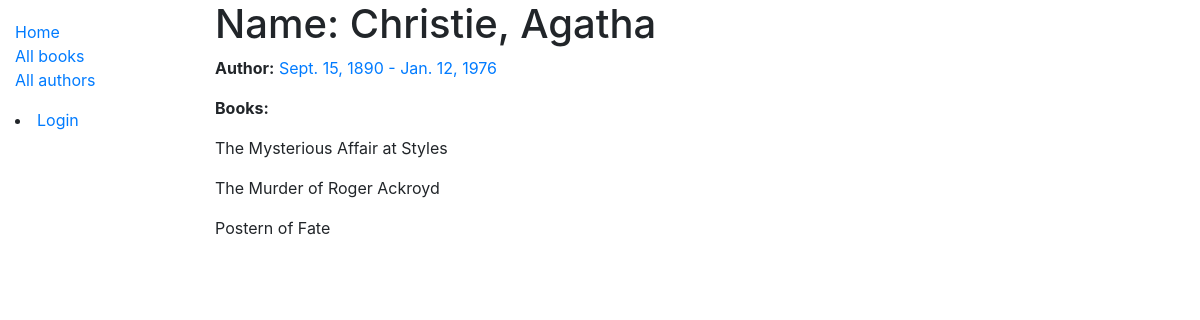
The app's page /catalog/author/1 with its own data.
### catalog/models.py (models this page shows, shortened)
class Author(models.Model):
    first_name = models.CharField(max_length=100)
    last_name = models.CharField(max_length=100)
    date_of_birth = models.DateField(null=True, blank=True)
    date_of_death = models.DateField('Died', null=True, blank=True)
    class Meta:
        ordering = ['last_name', 'first_name']

class Book(models.Model):
    title = models.CharField(max_length=200)
    author = models.ForeignKey('Author', on_delete=models.SET_NULL, null=True)
    summary = models.TextField(max_length=1000, help_text='Enter a brief description of the book.')
    isbn = models.CharField('ISBN', max_length=13, help_text='13 Character <a href="https"//www.isbn-international.org/content/what-isbn">ISBN number</a>')
    genre = models.ManyToManyField(Genre, help_text='Select a genre for this book')
    def __str__(self):
        return self.title
    def display_genre(self):
        """Create a string for the Genre. This is required to display genre in Admin."""
        return ', '.join(genre.name for genre in self.genre.all()[:3])
    display_genre.short_description = 'Genre'

### catalog/views.py (the view)
# urls.py: path('author/<int:pk>', views.AuthorDetailView.as_view(), name='author-detail'),
class AuthorDetailView(generic.DetailView):
    model = Author
    def get_context_data(self, **kwargs):
        context = super().get_context_data(**kwargs)
        context['book_list'] = Book.objects.filter(author__pk__exact='1')
        return context
    template_name = 'catalog/author_detail.html'

### catalog/templates/catalog/author_detail.html
{% extends "base_generic.html" %}
{% block content %}
  <h1>Name: {{ author.last_name }}, {{ author.first_name }}</h1>
  <p><strong>Author:</strong> <a href="">{{ author.date_of_birth }} - {{ author.date_of_death }}</a></p>
  <p><strong>Books:</strong> {% for book in book_list %} <p>{{ book }}</p> {% endfor %}</p>
  </div>
{% endblock %}

### records on screen
Author: last_name "Christie", first_name "Agatha", date_of_birth "Sept. 15, 1890", date_of_death "Jan. 12, 1976"
Book: title "The Mysterious Affair at Styles"
Book: title "The Murder of Roger Ackroyd"
Book: title "Postern of Fate"
